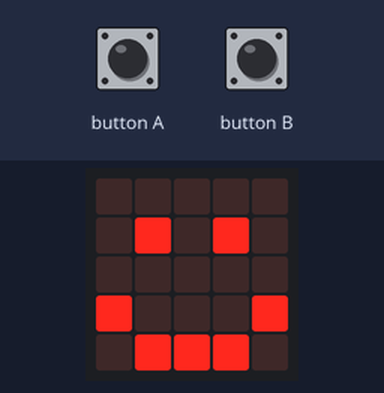
Recording of a program running on a simulated BBC micro:bit (MakeCode). Parts: the board's 5×5 LED display. The inputs (shaded band) are chosen by the test bench.

Above: at 1.8 s.
1.9 s: button A pressed for 0.15 s
At 2.8 s:
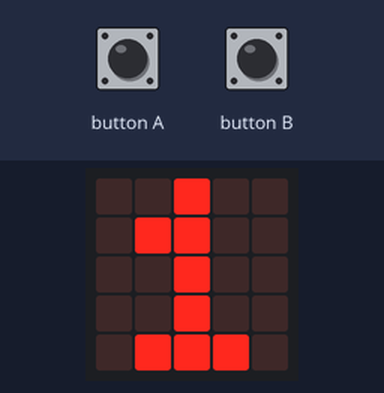
3.6 s: button B pressed for 0.15 s
At 6.1 s:
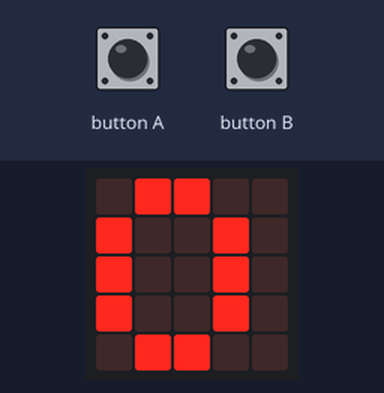
Timing chart, 0 to 7.6 s (numbered marks = the images above; inputs shaded):
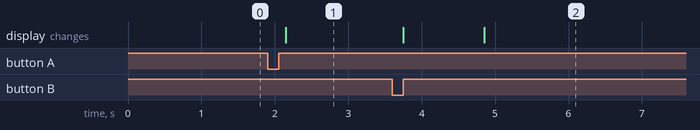

The program:

main.ts
```typescript
// (licence header left out)
// variable
let cookieCount: number = 0

// setup
basic.clearScreen()
basic.showIcon(IconNames.Happy)

// adding cookie points
input.onButtonPressed(Button.A, function () {
  cookieCount = cookieCount + 1
  basic.pause(100)
  basic.showNumber(cookieCount)
})

// clears score back to 0
input.onButtonPressed(Button.B, function () {
  cookieCount = 0
  basic.showIcon(IconNames.Happy)
  basic.pause(500)
  basic.showNumber(cookieCount)
})
```

Measured:
- after the input at 1.9 s, the display: changes after 0.25 s (image 1)
- after the input at 3.6 s, the display: first changes after 0.15 s (image 2 shows a later state)
